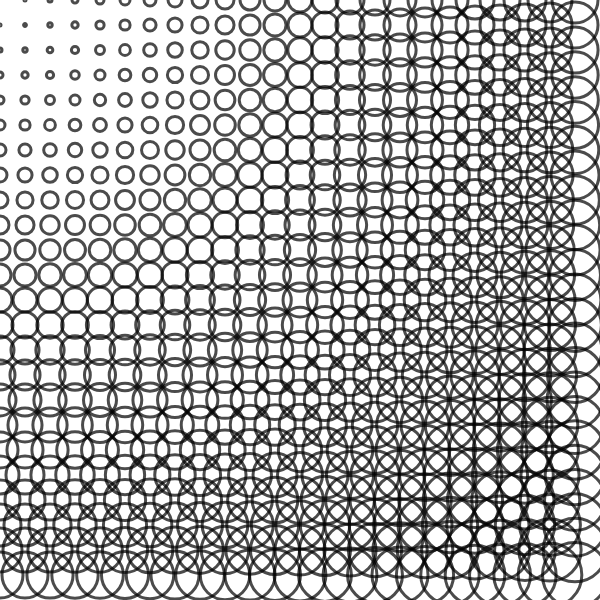
Frame 1 (no input)
Frame 60 (no input): identical to frame 1, image omitted
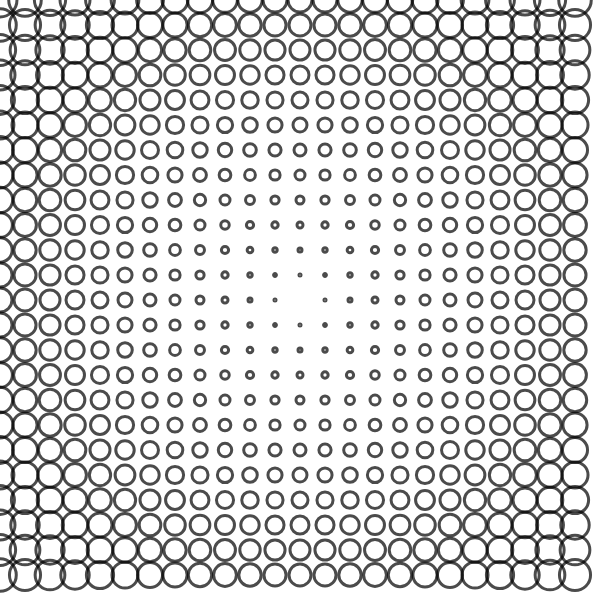
Frame 120 (the mouse pressed at the canvas centre since frame 60)

The p5.js sketch that drew these frames (run headless with seeded random() and noise() and a simulated clock; from frame 60 on, the mouse is pressed at the canvas centre):

// p5.js sketch
// ── sketch.js
'use strict';

let tileCount = 20;

let moduleColor;
let moduleAlpha = 180;
let maxDistance = 500;


function setup() {
	createCanvas(600, 600);
  noFill();
  strokeWeight(3);
  moduleColor = color(0, 0, 0, moduleAlpha);
}

function draw() {
  clear();

  stroke(moduleColor);

	for(let gridY = 0; gridY < width; gridY += 25) {
		for(let gridX = 0; gridX < height; gridX += 25) {
      let diameter = dist(mouseX, mouseY, gridX, gridY);
      diameter = diameter / maxDistance * 40;
      push();
      translate(gridX, gridY, diameter * 5);
      ellipse(0, 0, diameter, diameter);
      pop();
		}
	}
}
